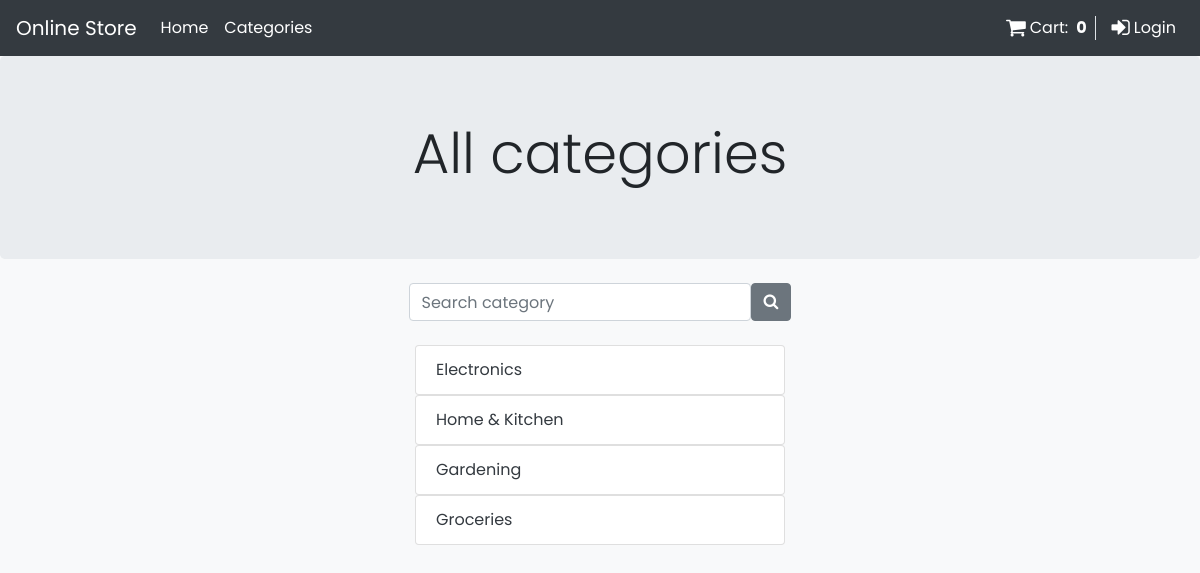
The page /categories_list on the database its author committed.
### my_store/models.py (models this page shows, shortened)
class Category(models.Model):
    name = models.CharField(max_length=60)

### my_store/views.py (the view)
# urls.py: path('categories_list', views.CategoryListView.as_view(), name='categories'),
class CategoryListView(ListView):
    model = Category
    template_name = 'category/category_list.html'
    context_object_name = 'categories'
    def get_queryset(self):
        categories = Category.objects.all()
        search = self.request.GET.get('search')
        if search is not None:
            categories = categories.filter(name__icontains=search)
        return categories

### my_store/templatetags/cart_template_tag.py (called while the page is built)
@register.filter
def cart_item_count(user):
    if user.is_authenticated:
        qs = Order.objects.filter(user=user, ordered=False)
        if qs.exists():
            return qs[0].items.count()
    return 0

### my_store/templates/category/category_list.html (shortened to what this page needs)
{% extends 'base.html' %}
{% block header %}All categories{% endblock %}
{% block content %}
<div class="container-fluid pt-4">
    <div class="row justify-content-center pb-4">
            {% if price_sort_type or brand_name %}
            {% else %}
            <form class="form-inline" method="get">
                <input class="form-control" type="search" placeholder="Search category" aria-label="Search" name="search">
                <button class="btn btn-secondary" type="submit"><i class="fa fa-search " aria-hidden="true"></i></button>
            </form>
    {% endif %}
    </div>
    <div class="row bg-light justify-content-center">
            <div class="col-4">
                {% for c in categories %}
                <ul class="list-group">
                        <li class="list-group-item">
                            <a class="text-dark" href="{% url 'products' %}?category={{c.id}}">{{ c.name }}</a>
                        </li>
                </ul>
                {% endfor %}
            </div>
    </div>
</div>
{% endblock %}

### my_store/templates/base.html (style rules this page uses)
body { font-family: 'Poppins', sans-serif; }

### rows shown on the page
Category: name "Electronics"
Category: name "Home & Kitchen"
Category: name "Gardening"
Category: name "Groceries"

### other values the page prints
{{ request.user | cart_item_count }} "0"
